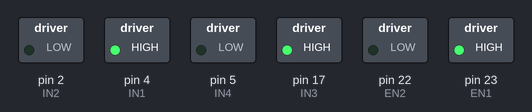
Recording of a sketch running on a simulated Arduino Mega 2560, built with avr-gcc and run on an emulated ATmega2560. Shown: switched loads named in the sketch (green lamp = pin HIGH).

Above: at 0.1 s.
Timing chart, 0 to 1.6 s (numbered marks = the images above):
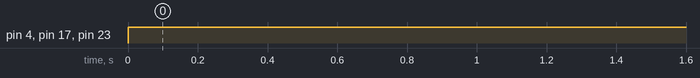

The sketch:

TB6612Test.ino
```cpp
#define IN1 4
#define IN2 2
#define IN3 17
#define IN4 5
#define EN1 23
#define EN2 22

void setup() {
  // put your setup code here, to run once:
pinMode(IN1,OUTPUT);
pinMode(IN2,OUTPUT);
pinMode(IN3,OUTPUT);
pinMode(IN4,OUTPUT);
pinMode(EN1,OUTPUT);
pinMode(EN2,OUTPUT);
}
void TestIN_pin()
{
  digitalWrite(IN1,1);
  delay(10);
  digitalWrite(IN1,0);
  digitalWrite(IN2,1);
  delay(20);
  digitalWrite(IN2,0);
  digitalWrite(IN3,1);
  delay(30);
  digitalWrite(IN3,0);
  digitalWrite(IN4,1);
  delay(40);
  digitalWrite(IN4,0);
}
void TestEN12()
{
  analogWrite(EN1,200);
  analogWrite(EN2,50);
}
void TestTB6612Output()
{
  digitalWrite(IN1,1);
  digitalWrite(IN2,0);
  digitalWrite(IN3,1);
  digitalWrite(IN4,0);
  analogWrite(EN1,200);
  analogWrite(EN2,50);
}
void loop() {
  // put your main code here, to run repeatedly:
//  TestIN_pin();
//  TestEN12();
TestTB6612Output();
}
```

Measured:
- by itself, pin 4 (IN1), pin 17 (IN3), pin 23 (EN1): LOW → HIGH at 0.00 s
